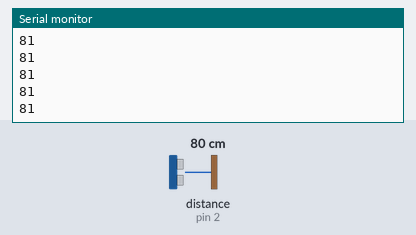
A sketch run on a simulated Arduino Uno, built with avr-gcc and run on an emulated ATmega328P. Shown: the last lines printed to the serial monitor. Inputs (shaded band) come from the test bench; at power-on: distance to the obstacle (sensor on pin 2) 80 cm. The echo pulse lasts 58.3 µs per cm.

Above: at 1.2 s.
1.3 s: distance to the obstacle (sensor on pin 2) set to 2 cm
At 1.34 s:
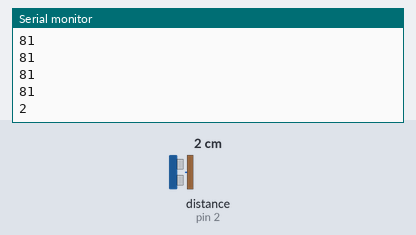
2.8 s: distance to the obstacle (sensor on pin 2) set to 4 cm
At 2.82 s:
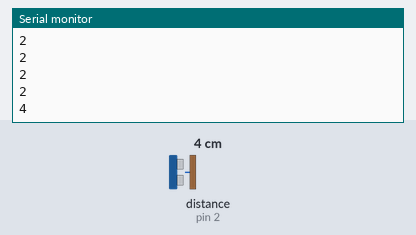
Timing chart, 0 to 5.8 s (numbered marks = the images above; inputs shaded):
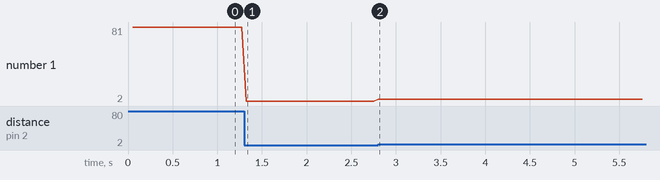

The sketch:

sendToP5JS-ArduinoNano.ino
```cpp
#include <NewPing.h>

#define TRIGGER_PIN  3  // Arduino pin tied to trigger pin on the ultrasonic sensor.
#define ECHO_PIN     2  // Arduino pin tied to echo pin on the ultrasonic sensor.
#define MAX_DISTANCE 200 // Maximum distance we want to ping for (in centimeters). Maximum sensor distance is rated at 400-500cm.

NewPing sonar(TRIGGER_PIN, ECHO_PIN, MAX_DISTANCE); // NewPing setup of pins and maximum distance.

void setup() {
  Serial.begin(9600); // Open serial monitor at 115200 baud to see ping results.
}

void loop() {
  delay(50);                     // Wait 50ms between pings (about 20 pings/sec). 29ms should be the shortest delay between pings.
//  Serial.print("Ping: ");
  Serial.println(sonar.ping_cm()); // Send ping, get distance in cm and print result (0 = outside set distance range)
 // Serial.println("cm");
}
```

Measured:
- after the input at 1.3 s, the serial monitor: prints a new line at once (image 1)
- after the input at 2.8 s, the serial monitor: prints a new line at once (image 2)
- plotted number 1: 81 → 2 after the input at 1.3 s, 2 → 4 after the input at 2.8 s
